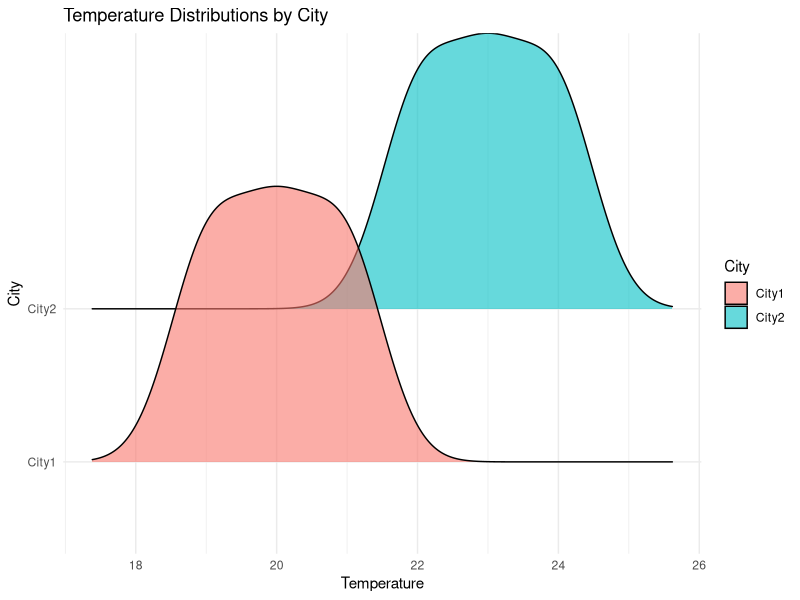

This chart was generated by the following R code:
# Load required packages
install.packages("ggridges")  # Run only once if not installed
library(ggplot2)
library(ggridges)

# Create data frame
city <- c(rep("City1", 3), rep("City2", 3))
temperature <- c(20, 21, 19, 22, 23, 24)
data <- data.frame(City = city, Temperature = temperature)

# Create ridgeline plot
ggplot(data, aes(x = Temperature, y = City, fill = City)) +
  geom_density_ridges(alpha = 0.6) +
  labs(title = "Temperature Distributions by City",
       x = "Temperature", y = "City") +
  theme_minimal()